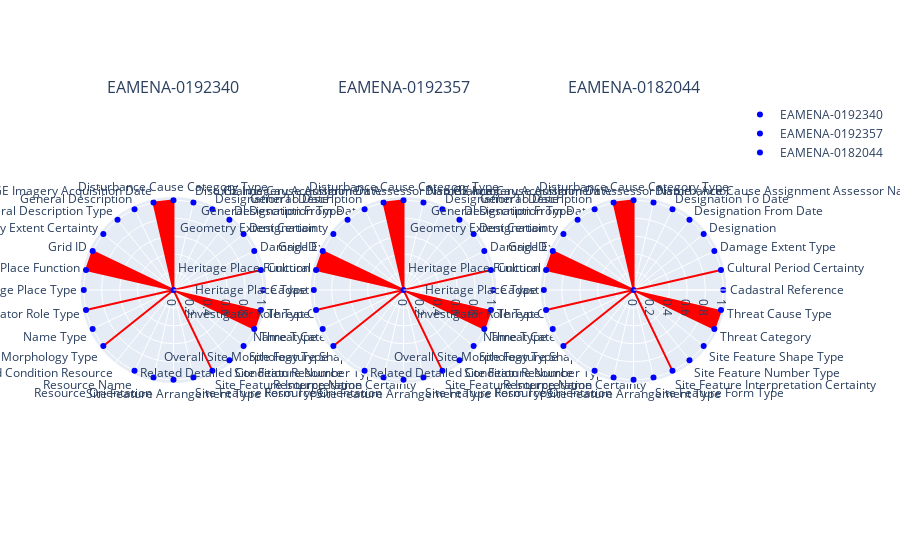

Source (notebook cell):
### Markdown cell above
Show spider diagram with number of fields recorded. If `level3` has been selected, the spider plot will also plot the ERMS.

### Code cell
import math
import plotly.graph_objects as go
from plotly.subplots import make_subplots

ncol = 3
nrow = math.ceil(len(dict_hps.keys()) / ncol)

# fig = make_subplots(rows=nrow, cols=ncol)
fig = make_subplots(rows=nrow, cols=ncol, specs=[[{'type': 'polar'}]*ncol]*nrow, subplot_titles=tuple(dict_hps.keys()))
# fig = make_subplots(rows=nrow, cols=ncol, specs=[[{'type': 'polar'}]*nrow]*ncol)
# fig = make_subplots(rows=nrow, cols=ncol, start_cell="top-left")
colors = {'recorded': 'blue', 'Enhanced record minimum standard': 'red'}

current_column = 1
current_row = 1
# dict_hps.keys()
for a_hp in dict_hps.keys():
	df = dict_hps[a_hp]
	print(a_hp)
	print(str(current_row) + " " + str(current_column))
	if mylevel == 'level3':
		fig.add_trace(go.Scatterpolar(
			name =  "  erms",
			r = df_erms['value'],
			theta = df_erms['field'],
			# mode = 'markers',
			# marker=dict(color = melted_df_color),
			# marker_color = "red",
			fill='toself',
			fillcolor='red',
			line_color='red',
			hovertemplate="<br>".join([
			"value: %{r}",
			"field: %{theta}"]),
			showlegend=False), 
			current_row, current_column)		
		fig.add_trace(go.Scatterpolar(
			name = a_hp,
			r = df['recorded'],
			theta = df['field'],
			mode = 'markers',
			# marker=dict(color = melted_df_color),
			marker_color = "blue",
			hovertemplate="<br>".join([
			"value: %{r}",
			"field: %{theta}"])
			), 
			current_row, current_column)
	else:
		fig.add_trace(go.Scatterpolar(
			name = a_hp,
			r = df['recorded'],
			theta = df['field'],
			mode = 'markers',
			marker_color = "blue",
			hovertemplate="<br>".join([
			"value: %{r}",
			"field: %{theta}"]),
			showlegend=False), 
			current_row, current_column)
	current_column = current_column + 1
	# end of line..
	if current_column > ncol:
		current_row = current_row + 1
		current_column = 1
fig.show()

### Figure 1 — Plotly figure (JSON) as saved in the notebook; plotly's stock layout.template omitted (floating-point values rounded to 4 significant figures)
{"data": [{"fill": "toself", "fillcolor": "red", "hovertemplate": "value: %{r}<br>field: %{theta}", "line": {"color": "red"}, "name": "  erms", "r": [0, 1, 0, 0, 0, 0, 0, 1, 1, 0, 0, 0, 1, 1, 0, 1, 0, 1, 0, 0, 0, 0, 0, 1, 0, 0, 1, 1], "showlegend": false, "subplot": "polar", "theta": ["Cadastral Reference", "Cultural Period Certainty", "Damage Extent Type", "Designation", "Designation From Date", "Designation To Date", "Disturbance Cause Assignment Assessor Name - Actor", "Disturbance Cause Category Type", "GE Imagery Acquisition Date", "General Description", "General Description Type", "Geometry Extent Certainty", "Grid ID", "Heritage Place Function", "Heritage Place Type", "Investigator Role Type", "Name Type", "Overall Site Morphology Type", "Related Detailed Condition Resource", "Resource Name", "Resource Orientation", "Site Feature Arrangement Type", "Site Feature Form Type", "Site Feature Interpretation Certainty", "Site Feature Number Type", "Site Feature Shape Type", "Threat Category", "Threat Cause Type"], "type": "scatterpolar"}, {"hovertemplate": "value: %{r}<br>field: %{theta}", "marker": {"color": "blue"}, "mode": "markers", "name": "EAMENA-0192340", "r": [1, 1, 1, 1, 1, 1, 1, 1, 1, 1, 1, 1, 1, 1, 1, 1, 1, 1, 1, 1, 1, 1, 1, 1, 1, 1, 1, 0], "subplot": "polar", "theta": ["Investigator Role Type", "GE Imagery Acquisition Date", "Resource Name", "Name Type", "Heritage Place Type", "General Description Type", "General Description", "Heritage Place Function", "Designation", "Designation From Date", "Designation To Date", "Geometry Extent Certainty", "Grid ID", "Cadastral Reference", "Resource Orientation", "Overall Site Morphology Type", "Cultural Period Certainty", "Site Feature Form Type", "Site Feature Shape Type", "Site Feature Arrangement Type", "Site Feature Number Type", "Site Feature Interpretation Certainty", "Damage Extent Type", "Disturbance Cause Category Type", "Disturbance Cause Assignment Assessor Name - Actor", "Threat Category", "Threat Cause Type", "Related Detailed Condition Resource"], "type": "scatterpolar"}, {"fill": "toself", "fillcolor": "red", "hovertemplate": "value: %{r}<br>field: %{theta}", "line": {"color": "red"}, "name": "  erms", "r": [0, 1, 0, 0, 0, 0, 0, 1, 1, 0, 0, 0, 1, 1, 0, 1, 0, 1, 0, 0, 0, 0, 0, 1, 0, 0, 1, 1], "showlegend": false, "subplot": "polar2", "theta": ["Cadastral Reference", "Cultural Period Certainty", "Damage Extent Type", "Designation", "Designation From Date", "Designation To Date", "Disturbance Cause Assignment Assessor Name - Actor", "Disturbance Cause Category Type", "GE Imagery Acquisition Date", "General Description", "General Description Type", "Geometry Extent Certainty", "Grid ID", "Heritage Place Function", "Heritage Place Type", "Investigator Role Type", "Name Type", "Overall Site Morphology Type", "Related Detailed Condition Resource", "Resource Name", "Resource Orientation", "Site Feature Arrangement Type", "Site Feature Form Type", "Site Feature Interpretation Certainty", "Site Feature Number Type", "Site Feature Shape Type", "Threat Category", "Threat Cause Type"], "type": "scatterpolar"}, {"hovertemplate": "value: %{r}<br>field: %{theta}", "marker": {"color": "blue"}, "mode": "markers", "name": "EAMENA-0192357", "r": [1, 1, 1, 1, 1, 1, 1, 1, 1, 1, 1, 1, 1, 1, 1, 1, 1, 1, 1, 1, 1, 1, 1, 1, 1, 1, 1, 0], "subplot": "polar2", "theta": ["Investigator Role Type", "GE Imagery Acquisition Date", "Resource Name", "Name Type", "Heritage Place Type", "General Description Type", "General Description", "Heritage Place Function", "Designation", "Designation From Date", "Designation To Date", "Geometry Extent Certainty", "Grid ID", "Cadastral Reference", "Resource Orientation", "Overall Site Morphology Type", "Cultural Period Certainty", "Site Feature Form Type", "Site Feature Shape Type", "Site Feature Arrangement Type", "Site Feature Number Type", "Site Feature Interpretation Certainty", "Damage Extent Type", "Disturbance Cause Category Type", "Disturbance Cause Assignment Assessor Name - Actor", "Threat Category", "Threat Cause Type", "Related Detailed Condition Resource"], "type": "scatterpolar"}, {"fill": "toself", "fillcolor": "red", "hovertemplate": "value: %{r}<br>field: %{theta}", "line": {"color": "red"}, "name": "  erms", "r": [0, 1, 0, 0, 0, 0, 0, 1, 1, 0, 0, 0, 1, 1, 0, 1, 0, 1, 0, 0, 0, 0, 0, 1, 0, 0, 1, 1], "showlegend": false, "subplot": "polar3", "theta": ["Cadastral Reference", "Cultural Period Certainty", "Damage Extent Type", "Designation", "Designation From Date", "Designation To Date", "Disturbance Cause Assignment Assessor Name - Actor", "Disturbance Cause Category Type", "GE Imagery Acquisition Date", "General Description", "General Description Type", "Geometry Extent Certainty", "Grid ID", "Heritage Place Function", "Heritage Place Type", "Investigator Role Type", "Name Type", "Overall Site Morphology Type", "Related Detailed Condition Resource", "Resource Name", "Resource Orientation", "Site Feature Arrangement Type", "Site Feature Form Type", "Site Feature Interpretation Certainty", "Site Feature Number Type", "Site Feature Shape Type", "Threat Category", "Threat Cause Type"], "type": "scatterpolar"}, {"hovertemplate": "value: %{r}<br>field: %{theta}", "marker": {"color": "blue"}, "mode": "markers", "name": "EAMENA-0182044", "r": [1, 1, 1, 1, 1, 1, 1, 1, 1, 1, 1, 1, 1, 1, 1, 1, 1, 1, 1, 1, 1, 1, 1, 1, 1, 1, 1, 0], "subplot": "polar3", "theta": ["Investigator Role Type", "GE Imagery Acquisition Date", "Resource Name", "Name Type", "Heritage Place Type", "General Description Type", "General Description", "Heritage Place Function", "Designation", "Designation From Date", "Designation To Date", "Geometry Extent Certainty", "Grid ID", "Cadastral Reference", "Resource Orientation", "Overall Site Morphology Type", "Cultural Period Certainty", "Site Feature Form Type", "Site Feature Shape Type", "Site Feature Arrangement Type", "Site Feature Number Type", "Site Feature Interpretation Certainty", "Damage Extent Type", "Disturbance Cause Category Type", "Disturbance Cause Assignment Assessor Name - Actor", "Threat Category", "Threat Cause Type", "Related Detailed Condition Resource"], "type": "scatterpolar"}], "layout": {"annotations": [{"font": {"size": 16}, "showarrow": false, "text": "EAMENA-0192340", "x": 0.1444, "xanchor": "center", "xref": "paper", "y": 1, "yanchor": "bottom", "yref": "paper"}, {"font": {"size": 16}, "showarrow": false, "text": "EAMENA-0192357", "x": 0.5, "xanchor": "center", "xref": "paper", "y": 1, "yanchor": "bottom", "yref": "paper"}, {"font": {"size": 16}, "showarrow": false, "text": "EAMENA-0182044", "x": 0.8556, "xanchor": "center", "xref": "paper", "y": 1, "yanchor": "bottom", "yref": "paper"}], "polar": {"domain": {"x": [0, 0.2889], "y": [0, 1]}}, "polar2": {"domain": {"x": [0.3556, 0.6444], "y": [0, 1]}}, "polar3": {"domain": {"x": [0.7111, 1], "y": [0, 1]}}}}
